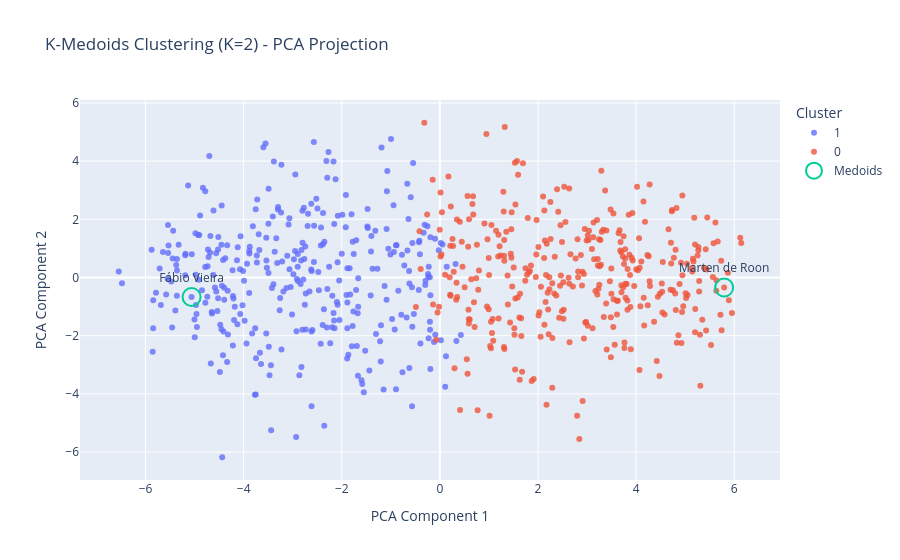

Source (notebook cell):
### Code cell
df_plot = pd.DataFrame({
    "x": X_pca[:, 0],
    "y": X_pca[:, 1],
    "Cluster": final_labels,
    "Name": df_with_clusters["Name"].values,
    "Club": df_with_clusters["Club"].values,
    "CA": df_with_clusters["CA"].values,
    "PA": df_with_clusters["PA"].values,
})

df_plot["is_medoid"] = False
df_plot.loc[medoid_indices, "is_medoid"] = True

fig = px.scatter(
    df_plot,
    x="x",
    y="y",
    color="Cluster",
    hover_data=["Name", "Club", "CA", "PA"],
    title=f"K-Medoids Clustering (K=2) - PCA Projection",
    opacity=0.8,
)

medoids_df = df_plot[df_plot["is_medoid"]]

fig.add_scatter(
    x=medoids_df["x"],
    y=medoids_df["y"],
    mode="markers+text",
    marker=dict(
        size=18,
        symbol="circle-open",
        line=dict(width=2, color="black"),
    ),
    text=medoids_df["Name"],
    textposition="top center",
    hoverinfo="text",
    name="Medoids",
)

fig.update_layout(
    xaxis_title="PCA Component 1",
    yaxis_title="PCA Component 2",
    legend_title="Cluster",
)

fig.show()

### Figure 1 — Plotly figure (JSON) as saved in the notebook; plotly's stock layout.template omitted (floating-point values rounded to 4 significant figures; data arrays with more than 128 entries replaced by an {"elided": "..."} marker saying what was removed)
{"data": [{"customdata": {"elided": "338x4 mixed values"}, "hovertemplate": "Cluster=1<br>x=%{x}<br>y=%{y}<br>Name=%{customdata[0]}<br>Club=%{customdata[1]}<br>CA=%{customdata[2]}<br>PA=%{customdata[3]}<extra></extra>", "legendgroup": "1", "marker": {"color": "#636efa", "opacity": 0.8, "symbol": "circle"}, "mode": "markers", "name": "1", "orientation": "v", "showlegend": true, "type": "scatter", "x": {"elided": "338 float values"}, "xaxis": "x", "y": {"elided": "338 float values"}, "yaxis": "y"}, {"customdata": {"elided": "345x4 mixed values"}, "hovertemplate": "Cluster=0<br>x=%{x}<br>y=%{y}<br>Name=%{customdata[0]}<br>Club=%{customdata[1]}<br>CA=%{customdata[2]}<br>PA=%{customdata[3]}<extra></extra>", "legendgroup": "0", "marker": {"color": "#EF553B", "opacity": 0.8, "symbol": "circle"}, "mode": "markers", "name": "0", "orientation": "v", "showlegend": true, "type": "scatter", "x": {"elided": "345 float values"}, "xaxis": "x", "y": {"elided": "345 float values"}, "yaxis": "y"}, {"hoverinfo": "text", "marker": {"line": {"color": "black", "width": 2}, "size": 18, "symbol": "circle-open"}, "mode": "markers+text", "name": "Medoids", "text": ["Marten de Roon", "Fábio Vieira"], "textposition": "top center", "type": "scatter", "x": [5.795, -5.061], "y": [-0.3431, -0.6718]}], "layout": {"legend": {"title": {"text": "Cluster"}, "tracegroupgap": 0}, "title": {"text": "K-Medoids Clustering (K=2) - PCA Projection"}, "xaxis": {"anchor": "y", "domain": [0, 1], "title": {"text": "PCA Component 1"}}, "yaxis": {"anchor": "x", "domain": [0, 1], "title": {"text": "PCA Component 2"}}}}
